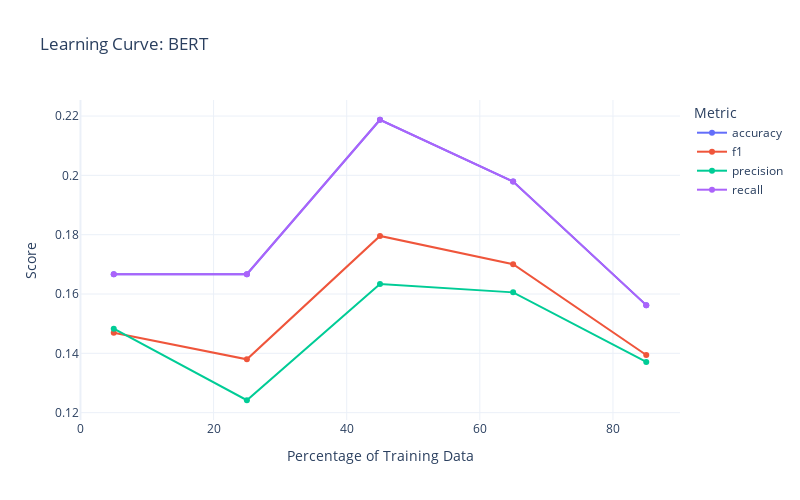

Notebook cell for this chart:
### Code cell
bert_results_llm = pd.read_csv('results/data/bert_llm.csv')
bert_results_llm
fig = go.Figure()
fig = Utils.plot_metrics(bert_results_llm)
fig.update_layout(
    title='Learning Curve: BERT',
    xaxis_title='Percentage of Training Data',
    yaxis_title='Score',
    legend_title='Metric',
    template='plotly_white',
    width=800,
    height=500
)

fig.show()

### Figure 1 — Plotly figure (JSON) as saved in the notebook; plotly's stock layout.template omitted (floating-point values rounded to 4 significant figures)
{"data": [{"mode": "lines+markers", "name": "accuracy", "type": "scatter", "x": [5, 25, 45, 65, 85], "y": [0.1667, 0.1667, 0.2188, 0.1979, 0.1562]}, {"mode": "lines+markers", "name": "f1", "type": "scatter", "x": [5, 25, 45, 65, 85], "y": [0.147, 0.138, 0.1796, 0.1701, 0.1394]}, {"mode": "lines+markers", "name": "precision", "type": "scatter", "x": [5, 25, 45, 65, 85], "y": [0.1483, 0.1242, 0.1634, 0.1606, 0.1371]}, {"mode": "lines+markers", "name": "recall", "type": "scatter", "x": [5, 25, 45, 65, 85], "y": [0.1667, 0.1667, 0.2188, 0.1979, 0.1562]}], "layout": {"height": 500, "legend": {"title": {"text": "Metric"}}, "title": {"text": "Learning Curve: BERT"}, "width": 800, "xaxis": {"title": {"text": "Percentage of Training Data"}}, "yaxis": {"title": {"text": "Score"}}}}
